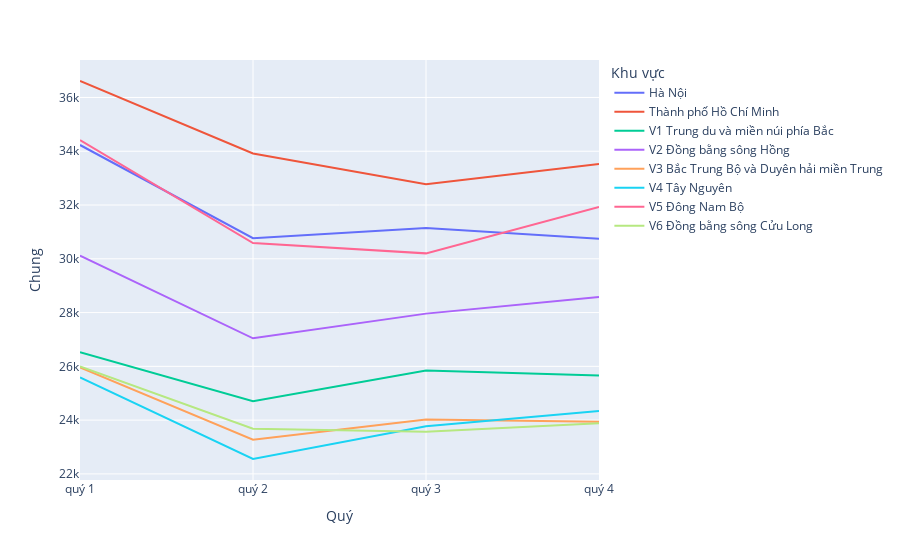

Notebook code for this chart:
### Code cell
data = df.loc[df['Loại'] == "TỔNG SỐ"]
data = df.groupby(['Khu vực', 'Quý'])['Chung'].sum().reset_index()
fig = px.line(data, x="Quý", y="Chung", color="Khu vực")
fig.show()

### Figure 1 — Plotly figure (JSON) as saved in the notebook; plotly's stock layout.template omitted (floating-point values rounded to 4 significant figures)
{"data": [{"hovertemplate": "Khu vực=Hà Nội<br>Quý=%{x}<br>Chung=%{y}<extra></extra>", "legendgroup": "Hà Nội", "line": {"color": "#636efa", "dash": "solid"}, "marker": {"symbol": "circle"}, "mode": "lines", "name": "Hà Nội", "orientation": "v", "showlegend": true, "type": "scatter", "x": ["quý 1", "quý 2", "quý 3", "quý 4"], "xaxis": "x", "y": [34233, 30768, 31145, 30745], "yaxis": "y"}, {"hovertemplate": "Khu vực=Thành phố Hồ Chí Minh<br>Quý=%{x}<br>Chung=%{y}<extra></extra>", "legendgroup": "Thành phố Hồ Chí Minh", "line": {"color": "#EF553B", "dash": "solid"}, "marker": {"symbol": "circle"}, "mode": "lines", "name": "Thành phố Hồ Chí Minh", "orientation": "v", "showlegend": true, "type": "scatter", "x": ["quý 1", "quý 2", "quý 3", "quý 4"], "xaxis": "x", "y": [36613, 33917, 32777, 33522], "yaxis": "y"}, {"hovertemplate": "Khu vực=V1 Trung du và miền núi phía Bắc<br>Quý=%{x}<br>Chung=%{y}<extra></extra>", "legendgroup": "V1 Trung du và miền núi phía Bắc", "line": {"color": "#00cc96", "dash": "solid"}, "marker": {"symbol": "circle"}, "mode": "lines", "name": "V1 Trung du và miền núi phía Bắc", "orientation": "v", "showlegend": true, "type": "scatter", "x": ["quý 1", "quý 2", "quý 3", "quý 4"], "xaxis": "x", "y": [26524, 24706, 25841, 25658], "yaxis": "y"}, {"hovertemplate": "Khu vực=V2 Đồng bằng sông Hồng<br>Quý=%{x}<br>Chung=%{y}<extra></extra>", "legendgroup": "V2 Đồng bằng sông Hồng", "line": {"color": "#ab63fa", "dash": "solid"}, "marker": {"symbol": "circle"}, "mode": "lines", "name": "V2 Đồng bằng sông Hồng", "orientation": "v", "showlegend": true, "type": "scatter", "x": ["quý 1", "quý 2", "quý 3", "quý 4"], "xaxis": "x", "y": [30120, 27042, 27961, 28575], "yaxis": "y"}, {"hovertemplate": "Khu vực=V3 Bắc Trung Bộ và Duyên hải miền Trung<br>Quý=%{x}<br>Chung=%{y}<extra></extra>", "legendgroup": "V3 Bắc Trung Bộ và Duyên hải miền Trung", "line": {"color": "#FFA15A", "dash": "solid"}, "marker": {"symbol": "circle"}, "mode": "lines", "name": "V3 Bắc Trung Bộ và Duyên hải miền Trung", "orientation": "v", "showlegend": true, "type": "scatter", "x": ["quý 1", "quý 2", "quý 3", "quý 4"], "xaxis": "x", "y": [25961, 23270, 24025, 23944], "yaxis": "y"}, {"hovertemplate": "Khu vực=V4 Tây Nguyên<br>Quý=%{x}<br>Chung=%{y}<extra></extra>", "legendgroup": "V4 Tây Nguyên", "line": {"color": "#19d3f3", "dash": "solid"}, "marker": {"symbol": "circle"}, "mode": "lines", "name": "V4 Tây Nguyên", "orientation": "v", "showlegend": true, "type": "scatter", "x": ["quý 1", "quý 2", "quý 3", "quý 4"], "xaxis": "x", "y": [25589, 22554, 23770, 24343], "yaxis": "y"}, {"hovertemplate": "Khu vực=V5 Đông Nam Bộ<br>Quý=%{x}<br>Chung=%{y}<extra></extra>", "legendgroup": "V5 Đông Nam Bộ", "line": {"color": "#FF6692", "dash": "solid"}, "marker": {"symbol": "circle"}, "mode": "lines", "name": "V5 Đông Nam Bộ", "orientation": "v", "showlegend": true, "type": "scatter", "x": ["quý 1", "quý 2", "quý 3", "quý 4"], "xaxis": "x", "y": [34412, 30587, 30202, 31931], "yaxis": "y"}, {"hovertemplate": "Khu vực=V6 Đồng bằng sông Cửu Long<br>Quý=%{x}<br>Chung=%{y}<extra></extra>", "legendgroup": "V6 Đồng bằng sông Cửu Long", "line": {"color": "#B6E880", "dash": "solid"}, "marker": {"symbol": "circle"}, "mode": "lines", "name": "V6 Đồng bằng sông Cửu Long", "orientation": "v", "showlegend": true, "type": "scatter", "x": ["quý 1", "quý 2", "quý 3", "quý 4"], "xaxis": "x", "y": [25994, 23683, 23572, 23881], "yaxis": "y"}], "layout": {"legend": {"title": {"text": "Khu vực"}, "tracegroupgap": 0}, "margin": {"t": 60}, "xaxis": {"anchor": "y", "domain": [0, 1], "title": {"text": "Quý"}}, "yaxis": {"anchor": "x", "domain": [0, 1], "title": {"text": "Chung"}}}}
